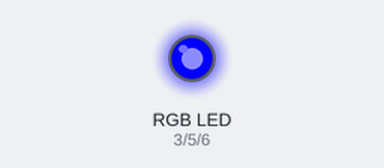
A sketch run on a simulated Arduino Uno, built with avr-gcc and run on an emulated ATmega328P. Parts: an RGB LED mixed from three pins (HIGH = lit).

Above: at 0.1 s.
Timing chart, 0 to 1.6 s (numbered marks = the images above):
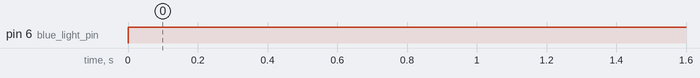

Measured:
- by itself, pin 6 (blue_light_pin): LOW → HIGH at 0.00 s

The sketch:

LED_Test.ino
```cpp
// constants won't change. They're used here to set pin numbers:
const int SENSOR_PIN = 8; // the Arduino's input pin that connects to the sensor's SIGNAL pin
const int SENSOR_PIN_MAX_DELAY = 300;
const int PROGRAMM_DELAY = 100;
const int red_light_pin = 3;
const int green_light_pin = 5;
const int blue_light_pin = 6;
// Variables will change:
int lastState = LOW;      // the previous state from the input pin
int currentState;         // the current reading from the input pin
uint32_t timestamp = 0;
uint32_t timeNow = 0;
uint32_t timeDif = 0;
uint32_t selector = 0;
uint32_t counter = 0;
typedef struct
{
  uint32_t r,g,b;
}Color_t;
Color_t colors[10];
void setup() {
  // initialize serial communication at 9600 bits per second:
  Serial.begin(9600);
  // initialize the Arduino's pin as aninput
  pinMode(SENSOR_PIN, INPUT);
  pinMode(red_light_pin, OUTPUT);
  pinMode(green_light_pin, OUTPUT);
  pinMode(blue_light_pin, OUTPUT);
  colors[0] = {255, 0, 0};
  colors[1] = {0, 255, 0};
  colors[2] = {0, 0, 255};
  colors[3] = {255, 255, 125};
  colors[4] = {0, 255, 255};
  colors[5] = {255, 0, 255};

}


void loop() {
  RGB_color(2);
  #if 0

  delay(PROGRAMM_DELAY);
  // read the state of the the input pin:
  currentState = digitalRead(SENSOR_PIN);

  if(lastState == LOW && currentState == HIGH || lastState == HIGH && currentState == LOW)//
  {
    counter++;

    timeNow = millis();

  timeDif = timeNow - timestamp;
  timestamp = timeNow;
    uint32_t resetTime = SENSOR_PIN_MAX_DELAY + PROGRAMM_DELAY -10;
    if(timeDif < resetTime )
    {
      counter = 0;

    }
    Serial.println("Selected value is" + String(counter)+ " Time dif: "+ String(timeDif)+" Reset time: "+ String(resetTime));
 RGB_color(counter);
  }
  // save the the last state

  lastState = currentState;
  #endif
}
void RGB_color(uint32_t id)
 {
  //Serial.println("ID: "+String(id));
  Color_t color = colors[id];
 // if(color)
  //{
    //Serial.println("ID: "+String(id));
    analogWrite(red_light_pin, color.r);
    analogWrite(green_light_pin, color.g);
    analogWrite(blue_light_pin, color.b);
 // }
}
```
